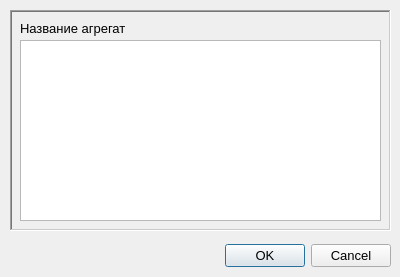
<?xml version="1.0" encoding="UTF-8"?>
<ui version="4.0">
 <class>QOpenGraphDialog</class>
 <widget class="QDialog" name="QOpenGraphDialog">
  <property name="geometry">
   <rect>
    <x>0</x>
    <y>0</y>
    <width>400</width>
    <height>277</height>
   </rect>
  </property>
  <property name="font">
   <font>
    <pointsize>10</pointsize>
   </font>
  </property>
  <property name="windowTitle">
   <string>Открыть...</string>
  </property>
  <property name="windowIcon">
   <iconset resource="resources.qrc">
    <normaloff>:/images/G.png</normaloff>:/images/G.png</iconset>
  </property>
  <widget class="QDialogButtonBox" name="buttonBox">
   <property name="geometry">
    <rect>
     <x>50</x>
     <y>240</y>
     <width>341</width>
     <height>32</height>
    </rect>
   </property>
   <property name="orientation">
    <enum>Qt::Horizontal</enum>
   </property>
   <property name="standardButtons">
    <set>QDialogButtonBox::Cancel|QDialogButtonBox::Ok</set>
   </property>
  </widget>
  <widget class="QFrame" name="frame">
   <property name="geometry">
    <rect>
     <x>10</x>
     <y>10</y>
     <width>381</width>
     <height>221</height>
    </rect>
   </property>
   <property name="frameShape">
    <enum>QFrame::WinPanel</enum>
   </property>
   <property name="frameShadow">
    <enum>QFrame::Sunken</enum>
   </property>
   <property name="lineWidth">
    <number>4</number>
   </property>
   <property name="midLineWidth">
    <number>1</number>
   </property>
   <widget class="QListWidget" name="listWidget">
    <property name="geometry">
     <rect>
      <x>10</x>
      <y>30</y>
      <width>361</width>
      <height>181</height>
     </rect>
    </property>
   </widget>
   <widget class="QLabel" name="label">
    <property name="geometry">
     <rect>
      <x>10</x>
      <y>10</y>
      <width>105</width>
      <height>16</height>
     </rect>
    </property>
    <property name="text">
     <string>Название агрегата</string>
    </property>
   </widget>
  </widget>
 </widget>
 <resources>
  <include location="resources.qrc"/>
 </resources>
 <connections>
  <connection>
   <sender>buttonBox</sender>
   <signal>accepted()</signal>
   <receiver>QOpenGraphDialog</receiver>
   <slot>accept()</slot>
   <hints>
    <hint type="sourcelabel">
     <x>248</x>
     <y>254</y>
    </hint>
    <hint type="destinationlabel">
     <x>157</x>
     <y>274</y>
    </hint>
   </hints>
  </connection>
  <connection>
   <sender>buttonBox</sender>
   <signal>rejected()</signal>
   <receiver>QOpenGraphDialog</receiver>
   <slot>reject()</slot>
   <hints>
    <hint type="sourcelabel">
     <x>316</x>
     <y>260</y>
    </hint>
    <hint type="destinationlabel">
     <x>286</x>
     <y>274</y>
    </hint>
   </hints>
  </connection>
 </connections>
</ui>
